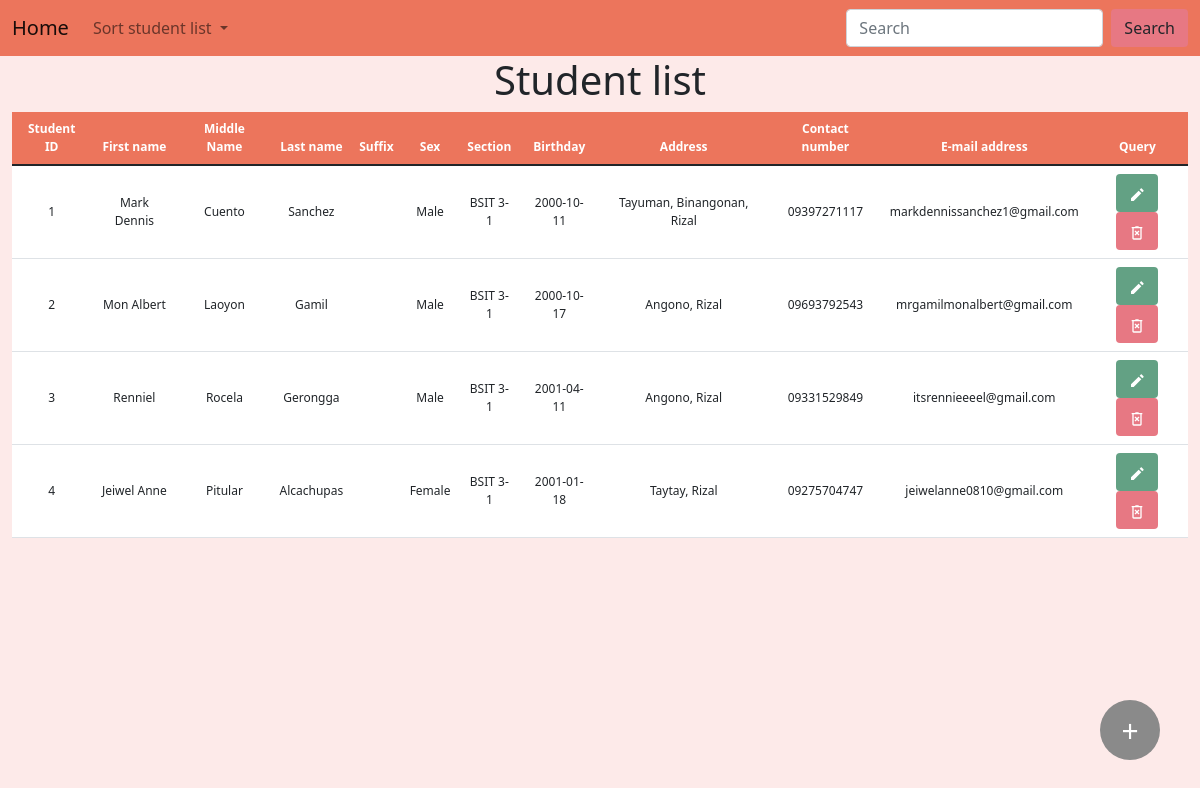
The page /controls/crud.php on the database as committed earlier.
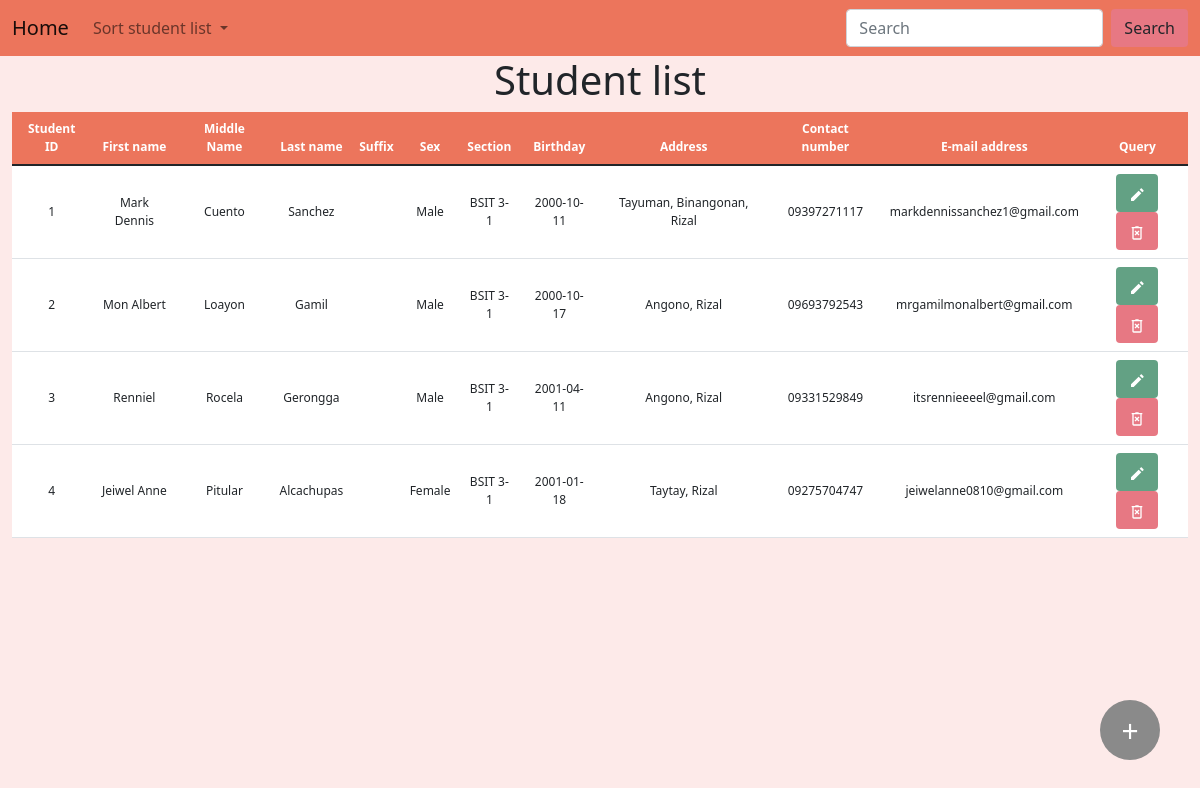
The same page on the database as committed later.
### tables this page shows
CREATE TABLE `tbl_student_profile` (
  `Student_ID` varchar(10) NOT NULL,
  `Student_First_Name` varchar(50) NOT NULL,
  `Student_Middle_Name` varchar(50),
  `Student_Last_Name` varchar(50) NOT NULL,
  `Student_Suffix` varchar(10),
  `Student_Sex` enum('Male','Female') NOT NULL,
  `Student_Section` varchar(10) NOT NULL,
  `Student_Birthday` date NOT NULL,
  `Student_Address` varchar(50) NOT NULL,
  `Student_Contact_Number` varchar(11) NOT NULL,
  `Student_Email_Address` varchar(50) NOT NULL,
  `is_archive` boolean NOT NULL DEFAULT false
);

### functions/functions.php (called while the page is built, shortened)
<?php
function view($name, $contents = ''){
    require(APP_PATH . "page/layout-page.php");
}

### controls/crud.php (called while the page is built, shortened)
<?php
$view_bag = [
    'title' => 'Student Database',
    'heading' => 'Student list'
];
$records = Data::get_student_records();
view('crud', $records);

### functions/data/mysql.class.php (called while the page is built, shortened)
<?php
class MySqlDataProvider {
    public function __construct($source) {
        $this->source = $source;
    }
    public function get_student_records(){
        $pdo = $this->connect();
        $smt = $pdo->query('SELECT * FROM tbl_student_profile WHERE is_archive = false');
        $data = $smt->fetchAll(PDO::FETCH_CLASS, 'StudentProfile');
        return $data;
    }
    private function connect() {
        try {
            return new PDO($this->source, CONFIG['db_user'], CONFIG['db_password']);
        } catch (PDOException $e) {
            return null;
        }
    }
}

### functions/data/static.class.php (called while the page is built, shortened)
<?php
class Data {
    static private $mdp;
    static public function init(MySqlDataProvider $mdp){
        return self::$mdp = $mdp;
    }
    static public function get_student_records(){
        return self::$mdp->get_student_records();
    }
}

### page/crud-page.php (the view, shortened to what this page needs)
<div class="container-fluid">
    <h1 class="text-center align-middle"><?= $view_bag['heading'] ?></h1>
</div>
<div class="container-fluid container-table">
    <table class="table table-hover text-center align-middle" id="table">
        <thead>
            <tr>
                <th scope="col" id="id">Student ID</th>
                <th scope="col" id="fname">First name</th>
                <th scope="col" id="mname">Middle Name</th>
                <th scope="col" id="lname">Last name</th>
                <th scope="col" id="suffix">Suffix</th>
                <th scope="col" id="section">Sex</th>
                <th scope="col" id="sex">Section</th>
                <th scope="col" id="bday">Birthday</th>
                <th scope="col" id="address">Address</th>
                <th scope="col" id="number">Contact number</th>
                <th scope="col" id="email">E-mail address</th>
                <th scope="col" id="query">Query</th>
            </tr>
        </thead>
        <tbody>
            <?php foreach ($contents as $object) : ?>
                <tr>
                    <td><?= $object->Student_ID ?></td>
                    <td><?= $object->Student_First_Name ?></td>
                    <td><?= $object->Student_Middle_Name ?></td>
                    <td><?= $object->Student_Last_Name ?></td>
                    <td><?= $object->Student_Suffix ?></td>
                    <td><?= $object->Student_Sex ?></td>
                    <td><?= $object->Student_Section ?></td>
                    <td><?= $object->Student_Birthday ?></td>
                    <td><?= $object->Student_Address ?></td>
                    <td><?= $object->Student_Contact_Number ?></td>
                    <td><?= $object->Student_Email_Address ?></td>
                    <td>
                        <a class="btn button-edit-bg" type="submit" data-bs-toggle="modal" data-bs-target="#showEditModal">
                        </a>
                        <a class="btn button-delete-bg" type="submit" name="delete" method="get" data-bs-toggle="modal" data-bs-target="#showDeleteModal">
                        </a>
                    </td>
                </tr>
            <?php endforeach ?>
        </tbody>
    </table>
</div>

### page/layout-page.php (shortened to what this page needs)
<!DOCTYPE html>
<html lang="en">
<head>
    <link href="https://cdn.jsdelivr.net/npm/bootstrap@5.1.3/dist/css/bootstrap.min.css" rel="stylesheet">
    <link href="../css/stylesheet-crud.css" rel="stylesheet">
</head>
<body>
    <nav class="navbar navbar-expand-lg navbar-light navbar-bg fixed-nav-bar">
        <div class="container-fluid">
            <a class="navbar-brand" href="../index.php">Home</a>
            <div class="collapse navbar-collapse" id="navbarSupportedContent">
                <ul class="navbar-nav me-auto mb-2 mb-lg-0">
                    <li class="nav-item dropdown">
                        <a class="nav-link dropdown-toggle" href="#" id="navbarDropdown" role="button" data-bs-toggle="dropdown" aria-expanded="false">
                            Sort student list
                        </a>
                </ul>
                <form class="d-flex">
                    <input class="form-control me-2" type="search" name="search" placeholder="Search" aria-label="Search">
                    <button class="btn button-search-bg" type="submit">Search</button>
                </form>
            </div>
        </div>
    </nav>
    <?php require(APP_PATH . "page/$name-page.php")  ?>
    <button class="btn-add" data-bs-toggle="modal" data-bs-target="#showAddModal">+</button>
</body>
</html>

### css/stylesheet-crud.css (style rules this page uses)
body { background-color: #fdeae9; }
.navbar-bg { background-color: #ec755c; }
.container-table thead { background-color: #ec755c; color: white; }
.button-edit-bg { background-color: #63a184; }
.button-delete-bg { background-color: #e77883; }
table { background-color: white; }
tr { font-size: 30px; font-size: 1vw; }
.button-search-bg { background-color: #e77883; }
.btn-add { position: fixed; width: 60px; height: 60px; bottom: 40px; right: 40px; outline: 0; border: 0; border-radius: 50%; background-color: #8a8a8a; color: #fff; cursor: pointer; font-size: 30px; }

Rows that differ between the two databases and show on the page:
changed tbl_student_profile "Mon Albert": Student_Middle_Name "Laoyon" → "Loayon"
